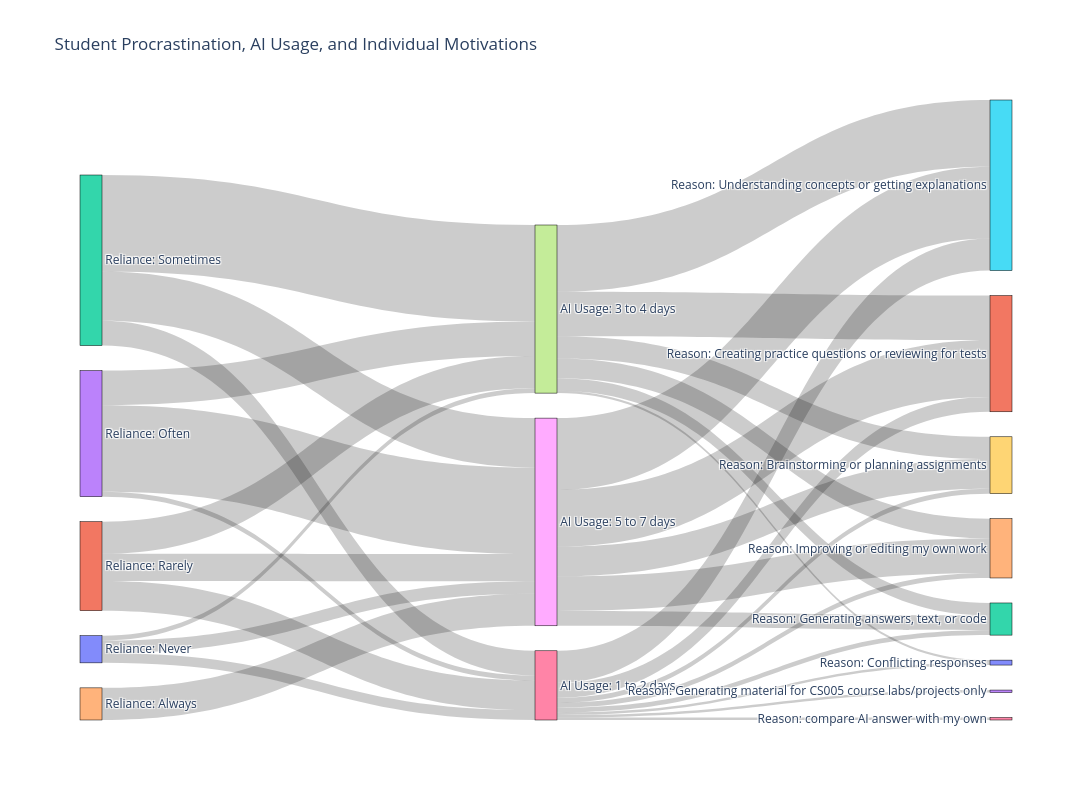

This figure's notebook cell:
### Code cell
import plotly.graph_objects as go

sankey_data = df_sankeyAnalysis[["reliance_after_procrastinating","ai_days","main_reason"]].copy()


sankey_data = sankey_data.dropna(subset=["reliance_after_procrastinating","ai_days","main_reason"]).copy()


def categorize_days(days):
    if days == 0:
        return "No AI use"
    elif days <= 2:
        return "1 to 2 days"
    elif days <= 4:
        return "3 to 4 days"
    else:
        return "5 to 7 days"

sankey_data["ai_usage"] = sankey_data["ai_days"].apply(categorize_days)


sankey_data["main_reason"] = (sankey_data["main_reason"].astype(str).str.replace(r"Generating answers,\s*text,\s*or code","Generating answers text or code",regex=True,case=False))


sankey_data["main_reason"] = (sankey_data["main_reason"].str.split(r"\s*,\s*"))

sankey_data = sankey_data.explode("main_reason")


sankey_data["main_reason"] = (sankey_data["main_reason"].str.replace("Generating answers text or code", "Generating answers, text, or code",regex=False).str.strip())


conflicts = (sankey_data["main_reason"].str.contains("Did not use AI",case=False,na=False) & (sankey_data["ai_days"] > 0))

print("Conflicting responses:", conflicts.sum())

sankey_data.loc[conflicts, "main_reason"] = "Conflicting responses"


print("Total respondent-reason paths:", len(sankey_data))
print("Unique students:", sankey_data.index.nunique())


reliance_categories = ["Never","Rarely","Sometimes","Often","Always"]

usage_categories = ["No AI use","1 to 2 days","3 to 4 days","5 to 7 days"]

reason_categories = sorted(sankey_data["main_reason"].unique())


nodes = (["Reliance: " + x for x in reliance_categories] + ["AI Usage: " + x for x in usage_categories] + ["Reason: " + x for x in reason_categories])

node_ids = {label: i for i, label in enumerate(nodes)}

sources = []
targets = []
values = []


def add_connections(source_col,target_col,source_prefix,target_prefix):
    grouped = (sankey_data.groupby([source_col, target_col]).size().reset_index(name="count"))

    for _, row in grouped.iterrows():
        source = source_prefix + str(row[source_col])
        target = target_prefix + str(row[target_col])
        sources.append(node_ids[source])
        targets.append(node_ids[target])
        values.append(row["count"])


add_connections("reliance_after_procrastinating","ai_usage","Reliance: ","AI Usage: ")


add_connections("ai_usage","main_reason","AI Usage: ","Reason: ")


fig = go.Figure(data=[go.Sankey(arrangement="snap",node=dict(pad=25,thickness=22,line=dict(color="black",width=0.5),label=nodes),link=dict(source=sources,target=targets,value=values))])

fig.update_layout(title_text="Student Procrastination, AI Usage, and Individual Motivations",font_size=12,height=800,width=1200)

fig.show()

### Figure 1 — Plotly figure (JSON) as saved in the notebook; plotly's stock layout.template omitted (floating-point values rounded to 4 significant figures)
{"data": [{"arrangement": "snap", "link": {"source": [4, 0, 0, 0, 3, 3, 3, 1, 1, 1, 2, 2, 2, 6, 6, 6, 6, 6, 6, 6, 6, 7, 7, 7, 7, 7, 7, 8, 8, 8, 8, 8], "target": [8, 6, 7, 8, 6, 7, 8, 6, 7, 8, 6, 7, 8, 9, 10, 11, 12, 13, 14, 15, 16, 9, 10, 11, 12, 14, 15, 9, 11, 12, 14, 15], "value": [13, 4, 2, 5, 2, 14, 35, 12, 13, 11, 10, 39, 20, 2, 1, 6, 2, 1, 2, 13, 1, 9, 1, 18, 5, 8, 27, 12, 23, 6, 14, 29]}, "node": {"label": ["Reliance: Never", "Reliance: Rarely", "Reliance: Sometimes", "Reliance: Often", "Reliance: Always", "AI Usage: No AI use", "AI Usage: 1 to 2 days", "AI Usage: 3 to 4 days", "AI Usage: 5 to 7 days", "Reason: Brainstorming or planning assignments", "Reason: Conflicting responses", "Reason: Creating practice questions or reviewing for tests", "Reason: Generating answers, text, or code", "Reason: Generating material for CS005 course labs/projects only", "Reason: Improving or editing my own work", "Reason: Understanding concepts or getting explanations", "Reason: compare AI answer with my own"], "line": {"color": "black", "width": 0.5}, "pad": 25, "thickness": 22}, "type": "sankey"}], "layout": {"font": {"size": 12}, "height": 800, "title": {"text": "Student Procrastination, AI Usage, and Individual Motivations"}, "width": 1200}}
